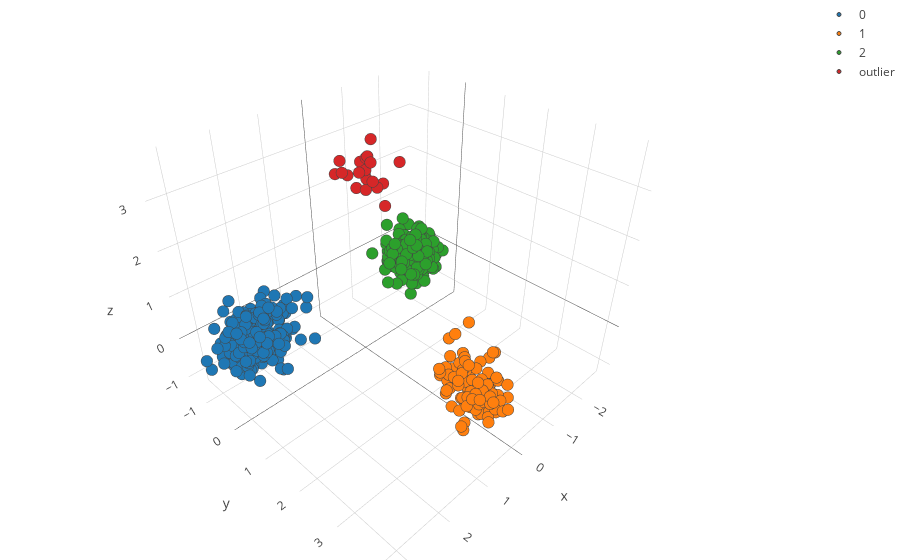

Notebook cell for this chart:
### Code cell
names= ["0","1","2","outlier"]

fig_features= [go.Scatter3d(
        x = global_data[[x for x in range(len(new_labels)) if new_labels[x] == i],0],
        y = global_data[[x for x in range(len(new_labels)) if new_labels[x] == i],1],
        z = global_data[[x for x in range(len(new_labels)) if new_labels[x] == i],2],
        mode= "markers",
        marker= {
        'line': {'width': 1},
        'size': 4,
        'symbol': 'circle',
      "opacity": 1
      },
      name= names[i]
    ) for i in list(set(new_labels))]


layout = go.Layout(
    margin=dict(
        l=0,
        r=0,
        b=0,
        t=0
    )
)

fig = go.Figure(data=fig_features, layout=layout)
iplot(fig)
